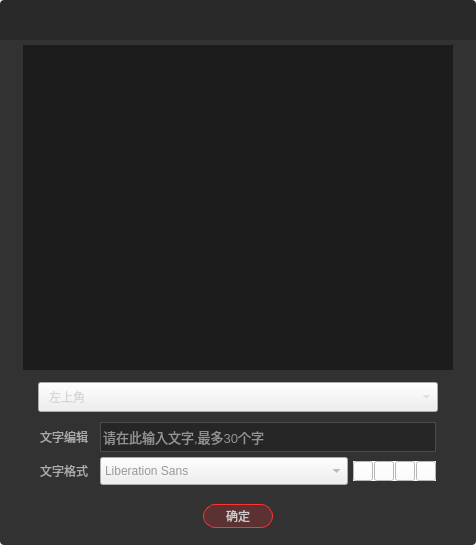
<?xml version="1.0" encoding="UTF-8"?>
<ui version="4.0">
 <class>TextSettingDlg</class>
 <widget class="QDialog" name="TextSettingDlg">
  <property name="geometry">
   <rect>
    <x>0</x>
    <y>0</y>
    <width>476</width>
    <height>545</height>
   </rect>
  </property>
  <property name="minimumSize">
   <size>
    <width>476</width>
    <height>0</height>
   </size>
  </property>
  <property name="maximumSize">
   <size>
    <width>476</width>
    <height>5000</height>
   </size>
  </property>
  <property name="windowTitle">
   <string>TextSettingDlg</string>
  </property>
  <property name="styleSheet">
   <string notr="true"/>
  </property>
  <layout class="QGridLayout" name="gridLayout">
   <property name="leftMargin">
    <number>0</number>
   </property>
   <property name="topMargin">
    <number>0</number>
   </property>
   <property name="rightMargin">
    <number>0</number>
   </property>
   <property name="bottomMargin">
    <number>0</number>
   </property>
   <property name="spacing">
    <number>0</number>
   </property>
   <item row="0" column="0">
    <widget class="QWidget" name="widgetTitle" native="true">
     <property name="minimumSize">
      <size>
       <width>0</width>
       <height>40</height>
      </size>
     </property>
     <property name="maximumSize">
      <size>
       <width>16777215</width>
       <height>45</height>
      </size>
     </property>
     <property name="styleSheet">
      <string notr="true">QWidget#widgetTitle{
background-color: rgb(40, 40, 40);
border-top-right-radius:4px;	
border-top-left-radius:4px;	
}
</string>
     </property>
     <layout class="QGridLayout" name="gridLayout_8">
      <property name="leftMargin">
       <number>0</number>
      </property>
      <property name="topMargin">
       <number>0</number>
      </property>
      <property name="rightMargin">
       <number>0</number>
      </property>
      <property name="bottomMargin">
       <number>0</number>
      </property>
      <property name="spacing">
       <number>0</number>
      </property>
      <item row="0" column="0">
       <layout class="QGridLayout" name="gridLayoutTitle"/>
      </item>
     </layout>
    </widget>
   </item>
   <item row="1" column="0">
    <widget class="QWidget" name="widget_2" native="true">
     <property name="styleSheet">
      <string notr="true">QWidget#widget_2{
background-color:rgb(50, 50, 50);
border-bottom-right-radius:4px;	
border-bottom-left-radius:4px;	
}
</string>
     </property>
     <layout class="QGridLayout" name="gridLayout_2">
      <property name="leftMargin">
       <number>0</number>
      </property>
      <property name="topMargin">
       <number>0</number>
      </property>
      <property name="rightMargin">
       <number>0</number>
      </property>
      <property name="bottomMargin">
       <number>0</number>
      </property>
      <property name="spacing">
       <number>0</number>
      </property>
      <item row="1" column="0" colspan="2">
       <widget class="QWidget" name="widget_4" native="true">
        <property name="styleSheet">
         <string notr="true"/>
        </property>
        <layout class="QVBoxLayout" name="verticalLayout">
         <property name="spacing">
          <number>4</number>
         </property>
         <property name="leftMargin">
          <number>0</number>
         </property>
         <property name="topMargin">
          <number>0</number>
         </property>
         <property name="rightMargin">
          <number>0</number>
         </property>
         <property name="bottomMargin">
          <number>0</number>
         </property>
         <item>
          <widget class="QWidget" name="widget_6" native="true">
           <layout class="QGridLayout" name="gridLayout_4">
            <property name="leftMargin">
             <number>40</number>
            </property>
            <property name="topMargin">
             <number>0</number>
            </property>
            <property name="rightMargin">
             <number>40</number>
            </property>
            <property name="bottomMargin">
             <number>0</number>
            </property>
            <property name="spacing">
             <number>0</number>
            </property>
            <item row="3" column="0">
             <widget class="QLabel" name="textLabel">
              <property name="minimumSize">
               <size>
                <width>60</width>
                <height>30</height>
               </size>
              </property>
              <property name="maximumSize">
               <size>
                <width>60</width>
                <height>30</height>
               </size>
              </property>
              <property name="styleSheet">
               <string notr="true">color:rgb(171,171,171)</string>
              </property>
              <property name="text">
               <string>文字编辑</string>
              </property>
             </widget>
            </item>
            <item row="3" column="2">
             <widget class="QLineEdit" name="fontText">
              <property name="minimumSize">
               <size>
                <width>0</width>
                <height>30</height>
               </size>
              </property>
              <property name="maximumSize">
               <size>
                <width>16777215</width>
                <height>30</height>
               </size>
              </property>
              <property name="styleSheet">
               <string notr="true">QLineEdit{ 
 background-color:rgb(38,38,38);
 border:1px solid white;
 border-color:rgb(76,76,76);
 font:10pt;
 color:white
}</string>
              </property>
              <property name="maxLength">
               <number>30</number>
              </property>
              <property name="placeholderText">
               <string>请在此输入文字,最多30个字</string>
              </property>
             </widget>
            </item>
           </layout>
          </widget>
         </item>
         <item>
          <widget class="QWidget" name="widget_7" native="true">
           <layout class="QGridLayout" name="gridLayout_5">
            <property name="leftMargin">
             <number>40</number>
            </property>
            <property name="topMargin">
             <number>0</number>
            </property>
            <property name="rightMargin">
             <number>40</number>
            </property>
            <property name="bottomMargin">
             <number>0</number>
            </property>
            <property name="spacing">
             <number>0</number>
            </property>
            <item row="0" column="0">
             <widget class="QLabel" name="formatLabel">
              <property name="minimumSize">
               <size>
                <width>60</width>
                <height>30</height>
               </size>
              </property>
              <property name="maximumSize">
               <size>
                <width>60</width>
                <height>30</height>
               </size>
              </property>
              <property name="styleSheet">
               <string notr="true">color:rgb(171,171,171)</string>
              </property>
              <property name="text">
               <string>文字格式</string>
              </property>
             </widget>
            </item>
            <item row="0" column="1">
             <widget class="QWidget" name="widget_11" native="true">
              <layout class="QGridLayout" name="gridLayout_9">
               <property name="leftMargin">
                <number>0</number>
               </property>
               <property name="topMargin">
                <number>0</number>
               </property>
               <property name="rightMargin">
                <number>0</number>
               </property>
               <property name="bottomMargin">
                <number>0</number>
               </property>
               <property name="horizontalSpacing">
                <number>5</number>
               </property>
               <property name="verticalSpacing">
                <number>0</number>
               </property>
               <item row="0" column="0">
                <widget class="QFontComboBox" name="fontBox">
                 <property name="sizePolicy">
                  <sizepolicy hsizetype="Expanding" vsizetype="Fixed">
                   <horstretch>0</horstretch>
                   <verstretch>0</verstretch>
                  </sizepolicy>
                 </property>
                 <property name="minimumSize">
                  <size>
                   <width>0</width>
                   <height>28</height>
                  </size>
                 </property>
                 <property name="maximumSize">
                  <size>
                   <width>16777215</width>
                   <height>28</height>
                  </size>
                 </property>
                 <property name="styleSheet">
                  <string notr="true">color:rgb(153, 153, 153);</string>
                 </property>
                 <property name="editable">
                  <bool>false</bool>
                 </property>
                </widget>
               </item>
               <item row="0" column="1">
                <widget class="QWidget" name="widget_10" native="true">
                 <property name="minimumSize">
                  <size>
                   <width>0</width>
                   <height>20</height>
                  </size>
                 </property>
                 <property name="maximumSize">
                  <size>
                   <width>16777215</width>
                   <height>20</height>
                  </size>
                 </property>
                 <property name="styleSheet">
                  <string notr="true">background-color:white</string>
                 </property>
                 <layout class="QHBoxLayout" name="horizontalLayout">
                  <property name="spacing">
                   <number>1</number>
                  </property>
                  <property name="leftMargin">
                   <number>0</number>
                  </property>
                  <property name="topMargin">
                   <number>0</number>
                  </property>
                  <property name="rightMargin">
                   <number>0</number>
                  </property>
                  <property name="bottomMargin">
                   <number>0</number>
                  </property>
                  <item>
                   <widget class="QToolButton" name="boldBtn">
                    <property name="minimumSize">
                     <size>
                      <width>20</width>
                      <height>20</height>
                     </size>
                    </property>
                    <property name="maximumSize">
                     <size>
                      <width>20</width>
                      <height>20</height>
                     </size>
                    </property>
                    <property name="styleSheet">
                     <string notr="true"/>
                    </property>
                    <property name="text">
                     <string/>
                    </property>
                    <property name="iconSize">
                     <size>
                      <width>15</width>
                      <height>15</height>
                     </size>
                    </property>
                    <property name="checkable">
                     <bool>true</bool>
                    </property>
                    <property name="checked">
                     <bool>false</bool>
                    </property>
                    <property name="autoRaise">
                     <bool>false</bool>
                    </property>
                   </widget>
                  </item>
                  <item>
                   <widget class="QToolButton" name="italicBtn">
                    <property name="maximumSize">
                     <size>
                      <width>20</width>
                      <height>20</height>
                     </size>
                    </property>
                    <property name="styleSheet">
                     <string notr="true"/>
                    </property>
                    <property name="text">
                     <string/>
                    </property>
                    <property name="iconSize">
                     <size>
                      <width>15</width>
                      <height>15</height>
                     </size>
                    </property>
                    <property name="checkable">
                     <bool>true</bool>
                    </property>
                    <property name="autoRaise">
                     <bool>false</bool>
                    </property>
                   </widget>
                  </item>
                  <item>
                   <widget class="QToolButton" name="underBtn">
                    <property name="maximumSize">
                     <size>
                      <width>20</width>
                      <height>20</height>
                     </size>
                    </property>
                    <property name="text">
                     <string/>
                    </property>
                    <property name="iconSize">
                     <size>
                      <width>15</width>
                      <height>15</height>
                     </size>
                    </property>
                    <property name="checkable">
                     <bool>true</bool>
                    </property>
                    <property name="autoRaise">
                     <bool>false</bool>
                    </property>
                   </widget>
                  </item>
                  <item>
                   <widget class="QToolButton" name="colorBtn">
                    <property name="maximumSize">
                     <size>
                      <width>20</width>
                      <height>20</height>
                     </size>
                    </property>
                    <property name="styleSheet">
                     <string notr="true"/>
                    </property>
                    <property name="text">
                     <string/>
                    </property>
                    <property name="iconSize">
                     <size>
                      <width>15</width>
                      <height>15</height>
                     </size>
                    </property>
                    <property name="autoRaise">
                     <bool>false</bool>
                    </property>
                   </widget>
                  </item>
                 </layout>
                </widget>
               </item>
              </layout>
             </widget>
            </item>
           </layout>
          </widget>
         </item>
         <item>
          <widget class="QWidget" name="widget_8" native="true">
           <property name="sizePolicy">
            <sizepolicy hsizetype="Preferred" vsizetype="Expanding">
             <horstretch>0</horstretch>
             <verstretch>0</verstretch>
            </sizepolicy>
           </property>
           <property name="styleSheet">
            <string notr="true">QWidget#widget_8{
border-bottom-right-radius:4px;	
border-bottom-left-radius:4px;	
}</string>
           </property>
           <layout class="QGridLayout" name="gridLayout_6">
            <property name="leftMargin">
             <number>0</number>
            </property>
            <property name="topMargin">
             <number>3</number>
            </property>
            <property name="rightMargin">
             <number>0</number>
            </property>
            <property name="bottomMargin">
             <number>5</number>
            </property>
            <property name="spacing">
             <number>0</number>
            </property>
            <item row="0" column="0">
             <widget class="QPushButton" name="saveBtn">
              <property name="sizePolicy">
               <sizepolicy hsizetype="Preferred" vsizetype="Preferred">
                <horstretch>0</horstretch>
                <verstretch>0</verstretch>
               </sizepolicy>
              </property>
              <property name="minimumSize">
               <size>
                <width>70</width>
                <height>24</height>
               </size>
              </property>
              <property name="maximumSize">
               <size>
                <width>70</width>
                <height>24</height>
               </size>
              </property>
              <property name="styleSheet">
               <string notr="true">QPushButton#saveBtn:hover{
	background-color: rgb(255, 51, 51);
	border-radius: 12px;
	color: rgb(255, 235, 235);
	font: 9pt &quot;微软雅黑&quot;;
}

QPushButton#saveBtn{
	background-color: rgba(255, 45, 52, 51);
	border: 1px solid rgb(255, 51, 51);
	border-radius: 12px;
	color: rgb(208, 202, 203);
	font: 9pt &quot;微软雅黑&quot;;
}</string>
              </property>
              <property name="text">
               <string>确定</string>
              </property>
             </widget>
            </item>
           </layout>
          </widget>
         </item>
        </layout>
       </widget>
      </item>
      <item row="0" column="0" colspan="2">
       <widget class="QWidget" name="widget_9" native="true">
        <layout class="QGridLayout" name="gridLayout_7">
         <property name="topMargin">
          <number>5</number>
         </property>
         <property name="bottomMargin">
          <number>0</number>
         </property>
         <property name="spacing">
          <number>0</number>
         </property>
         <item row="2" column="0">
          <widget class="QWidget" name="widget" native="true">
           <layout class="QHBoxLayout" name="horizontalLayout_2">
            <item>
             <widget class="ComboBox" name="comboBoxPos">
              <property name="minimumSize">
               <size>
                <width>400</width>
                <height>28</height>
               </size>
              </property>
              <property name="maximumSize">
               <size>
                <width>400</width>
                <height>28</height>
               </size>
              </property>
              <property name="styleSheet">
               <string notr="true">QComboBox
{
color: rgb(214, 214, 214);
font: 12px;
height: 28px;
min-height: 28px;
border-image:url(:/sysButton/comboBox_normal_big);

padding-left:10px;
padding-right:10px;
}</string>
              </property>
              <item>
               <property name="text">
                <string>左上角</string>
               </property>
              </item>
              <item>
               <property name="text">
                <string>左下角</string>
               </property>
              </item>
              <item>
               <property name="text">
                <string>中上位置</string>
               </property>
              </item>
              <item>
               <property name="text">
                <string>中下位置</string>
               </property>
              </item>
              <item>
               <property name="text">
                <string>右上角</string>
               </property>
              </item>
              <item>
               <property name="text">
                <string>右下角</string>
               </property>
              </item>
              <item>
               <property name="text">
                <string>全屏</string>
               </property>
              </item>
             </widget>
            </item>
           </layout>
          </widget>
         </item>
         <item row="1" column="0">
          <widget class="QWidget" name="widget_3" native="true">
           <property name="minimumSize">
            <size>
             <width>430</width>
             <height>325</height>
            </size>
           </property>
           <property name="maximumSize">
            <size>
             <width>430</width>
             <height>325</height>
            </size>
           </property>
           <property name="styleSheet">
            <string notr="true">background-color:rgb(28, 28, 28)</string>
           </property>
           <layout class="QGridLayout" name="gridLayout_3">
            <property name="leftMargin">
             <number>3</number>
            </property>
            <property name="topMargin">
             <number>3</number>
            </property>
            <property name="rightMargin">
             <number>3</number>
            </property>
            <property name="bottomMargin">
             <number>3</number>
            </property>
            <property name="verticalSpacing">
             <number>3</number>
            </property>
            <item row="0" column="0">
             <widget class="QWidget" name="widget_5" native="true">
              <property name="minimumSize">
               <size>
                <width>400</width>
                <height>275</height>
               </size>
              </property>
              <property name="maximumSize">
               <size>
                <width>400</width>
                <height>275</height>
               </size>
              </property>
              <property name="styleSheet">
               <string notr="true"/>
              </property>
              <layout class="QGridLayout" name="gridLayout_10">
               <property name="leftMargin">
                <number>0</number>
               </property>
               <property name="topMargin">
                <number>0</number>
               </property>
               <property name="rightMargin">
                <number>0</number>
               </property>
               <property name="bottomMargin">
                <number>0</number>
               </property>
               <property name="spacing">
                <number>0</number>
               </property>
               <item row="0" column="1">
                <spacer name="verticalSpacer">
                 <property name="orientation">
                  <enum>Qt::Vertical</enum>
                 </property>
                 <property name="sizeHint" stdset="0">
                  <size>
                   <width>20</width>
                   <height>123</height>
                  </size>
                 </property>
                </spacer>
               </item>
               <item row="1" column="0">
                <spacer name="horizontalSpacer">
                 <property name="orientation">
                  <enum>Qt::Horizontal</enum>
                 </property>
                 <property name="sizeHint" stdset="0">
                  <size>
                   <width>186</width>
                   <height>20</height>
                  </size>
                 </property>
                </spacer>
               </item>
               <item row="1" column="1" rowspan="2">
                <layout class="QGridLayout" name="gridLayoutCenter">
                 <property name="spacing">
                  <number>0</number>
                 </property>
                </layout>
               </item>
               <item row="3" column="1">
                <spacer name="verticalSpacer_2">
                 <property name="orientation">
                  <enum>Qt::Vertical</enum>
                 </property>
                 <property name="sizeHint" stdset="0">
                  <size>
                   <width>20</width>
                   <height>123</height>
                  </size>
                 </property>
                </spacer>
               </item>
               <item row="1" column="2">
                <spacer name="horizontalSpacer_2">
                 <property name="orientation">
                  <enum>Qt::Horizontal</enum>
                 </property>
                 <property name="sizeHint" stdset="0">
                  <size>
                   <width>170</width>
                   <height>20</height>
                  </size>
                 </property>
                </spacer>
               </item>
              </layout>
             </widget>
            </item>
           </layout>
          </widget>
         </item>
        </layout>
       </widget>
      </item>
     </layout>
    </widget>
   </item>
  </layout>
 </widget>
 <layoutdefault spacing="6" margin="11"/>
 <customwidgets>
  <customwidget>
   <class>ComboBox</class>
   <extends>QComboBox</extends>
   <header>combobox.h</header>
  </customwidget>
 </customwidgets>
 <resources>
  <include location="../../../VhallLive/project/VhallLive.qrc"/>
 </resources>
 <connections/>
</ui>
